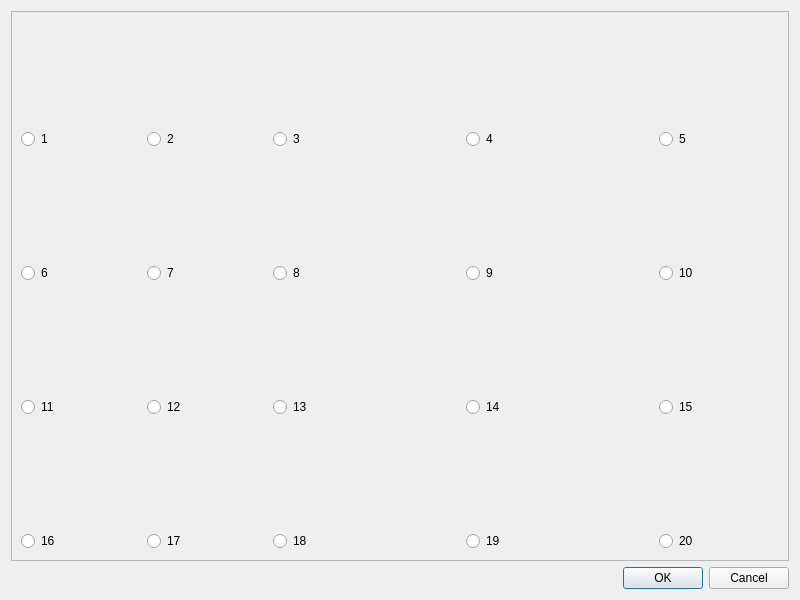
<?xml version="1.0" encoding="UTF-8"?>
<ui version="4.0">
 <class>image_search</class>
 <widget class="QDialog" name="image_search">
  <property name="geometry">
   <rect>
    <x>0</x>
    <y>0</y>
    <width>800</width>
    <height>600</height>
   </rect>
  </property>
  <property name="windowTitle">
   <string>Dialog</string>
  </property>
  <layout class="QVBoxLayout" name="verticalLayout">
   <item>
    <widget class="QScrollArea" name="scrollArea">
     <property name="widgetResizable">
      <bool>true</bool>
     </property>
     <widget class="QWidget" name="scrollAreaWidgetContents">
      <property name="enabled">
       <bool>true</bool>
      </property>
      <property name="geometry">
       <rect>
        <x>0</x>
        <y>0</y>
        <width>784</width>
        <height>544</height>
       </rect>
      </property>
      <layout class="QGridLayout" name="gridLayout_2">
       <item row="0" column="0">
        <layout class="QGridLayout" name="imageResults">
         <property name="sizeConstraint">
          <enum>QLayout::SetMinimumSize</enum>
         </property>
         <item row="4" column="6">
          <widget class="QRadioButton" name="btn10">
           <property name="text">
            <string>10</string>
           </property>
          </widget>
         </item>
         <item row="2" column="3">
          <widget class="QRadioButton" name="btn2">
           <property name="text">
            <string>2</string>
           </property>
          </widget>
         </item>
         <item row="6" column="5">
          <widget class="QRadioButton" name="btn14">
           <property name="text">
            <string>14</string>
           </property>
          </widget>
         </item>
         <item row="1" column="2">
          <widget class="QLabel" name="img1">
           <property name="maximumSize">
            <size>
             <width>120</width>
             <height>120</height>
            </size>
           </property>
           <property name="text">
            <string/>
           </property>
           <property name="scaledContents">
            <bool>true</bool>
           </property>
           <property name="openExternalLinks">
            <bool>true</bool>
           </property>
          </widget>
         </item>
         <item row="5" column="3">
          <widget class="QLabel" name="img12">
           <property name="maximumSize">
            <size>
             <width>120</width>
             <height>120</height>
            </size>
           </property>
           <property name="text">
            <string/>
           </property>
           <property name="scaledContents">
            <bool>true</bool>
           </property>
           <property name="openExternalLinks">
            <bool>true</bool>
           </property>
          </widget>
         </item>
         <item row="2" column="6">
          <widget class="QRadioButton" name="btn5">
           <property name="text">
            <string>5</string>
           </property>
          </widget>
         </item>
         <item row="2" column="2">
          <widget class="QRadioButton" name="btn1">
           <property name="text">
            <string>1</string>
           </property>
          </widget>
         </item>
         <item row="4" column="4">
          <widget class="QRadioButton" name="btn8">
           <property name="text">
            <string>8</string>
           </property>
          </widget>
         </item>
         <item row="8" column="5">
          <widget class="QRadioButton" name="btn19">
           <property name="text">
            <string>19</string>
           </property>
          </widget>
         </item>
         <item row="6" column="3">
          <widget class="QRadioButton" name="btn12">
           <property name="text">
            <string>12</string>
           </property>
          </widget>
         </item>
         <item row="8" column="2">
          <widget class="QRadioButton" name="btn16">
           <property name="text">
            <string>16</string>
           </property>
          </widget>
         </item>
         <item row="1" column="3">
          <widget class="QLabel" name="img2">
           <property name="maximumSize">
            <size>
             <width>16777215</width>
             <height>150</height>
            </size>
           </property>
           <property name="text">
            <string/>
           </property>
           <property name="scaledContents">
            <bool>true</bool>
           </property>
           <property name="openExternalLinks">
            <bool>true</bool>
           </property>
          </widget>
         </item>
         <item row="3" column="2">
          <widget class="QLabel" name="img6">
           <property name="maximumSize">
            <size>
             <width>16777215</width>
             <height>150</height>
            </size>
           </property>
           <property name="text">
            <string/>
           </property>
           <property name="scaledContents">
            <bool>true</bool>
           </property>
           <property name="openExternalLinks">
            <bool>true</bool>
           </property>
          </widget>
         </item>
         <item row="7" column="5">
          <widget class="QLabel" name="img19">
           <property name="maximumSize">
            <size>
             <width>16777215</width>
             <height>150</height>
            </size>
           </property>
           <property name="text">
            <string/>
           </property>
           <property name="scaledContents">
            <bool>true</bool>
           </property>
          </widget>
         </item>
         <item row="7" column="3">
          <widget class="QLabel" name="img17">
           <property name="maximumSize">
            <size>
             <width>16777215</width>
             <height>150</height>
            </size>
           </property>
           <property name="text">
            <string/>
           </property>
           <property name="scaledContents">
            <bool>true</bool>
           </property>
          </widget>
         </item>
         <item row="2" column="5">
          <widget class="QRadioButton" name="btn4">
           <property name="text">
            <string>4</string>
           </property>
          </widget>
         </item>
         <item row="3" column="6">
          <widget class="QLabel" name="img10">
           <property name="maximumSize">
            <size>
             <width>120</width>
             <height>120</height>
            </size>
           </property>
           <property name="text">
            <string/>
           </property>
           <property name="scaledContents">
            <bool>true</bool>
           </property>
           <property name="openExternalLinks">
            <bool>true</bool>
           </property>
          </widget>
         </item>
         <item row="3" column="3">
          <widget class="QLabel" name="img7">
           <property name="maximumSize">
            <size>
             <width>16777215</width>
             <height>150</height>
            </size>
           </property>
           <property name="text">
            <string/>
           </property>
           <property name="scaledContents">
            <bool>true</bool>
           </property>
           <property name="openExternalLinks">
            <bool>true</bool>
           </property>
          </widget>
         </item>
         <item row="8" column="3">
          <widget class="QRadioButton" name="btn17">
           <property name="text">
            <string>17</string>
           </property>
          </widget>
         </item>
         <item row="8" column="6">
          <widget class="QRadioButton" name="btn20">
           <property name="text">
            <string>20</string>
           </property>
          </widget>
         </item>
         <item row="5" column="2">
          <widget class="QLabel" name="img11">
           <property name="maximumSize">
            <size>
             <width>120</width>
             <height>120</height>
            </size>
           </property>
           <property name="text">
            <string/>
           </property>
           <property name="scaledContents">
            <bool>true</bool>
           </property>
           <property name="openExternalLinks">
            <bool>true</bool>
           </property>
          </widget>
         </item>
         <item row="4" column="5">
          <widget class="QRadioButton" name="btn9">
           <property name="text">
            <string>9</string>
           </property>
          </widget>
         </item>
         <item row="2" column="4">
          <widget class="QRadioButton" name="btn3">
           <property name="text">
            <string>3</string>
           </property>
          </widget>
         </item>
         <item row="7" column="4">
          <widget class="QLabel" name="img18">
           <property name="maximumSize">
            <size>
             <width>16777215</width>
             <height>150</height>
            </size>
           </property>
           <property name="text">
            <string/>
           </property>
           <property name="scaledContents">
            <bool>true</bool>
           </property>
          </widget>
         </item>
         <item row="6" column="2">
          <widget class="QRadioButton" name="btn11">
           <property name="text">
            <string>11</string>
           </property>
          </widget>
         </item>
         <item row="6" column="6">
          <widget class="QRadioButton" name="btn15">
           <property name="text">
            <string>15</string>
           </property>
          </widget>
         </item>
         <item row="3" column="5">
          <widget class="QLabel" name="img9">
           <property name="maximumSize">
            <size>
             <width>16777215</width>
             <height>150</height>
            </size>
           </property>
           <property name="text">
            <string/>
           </property>
           <property name="scaledContents">
            <bool>true</bool>
           </property>
           <property name="openExternalLinks">
            <bool>true</bool>
           </property>
          </widget>
         </item>
         <item row="6" column="4">
          <widget class="QRadioButton" name="btn13">
           <property name="text">
            <string>13</string>
           </property>
          </widget>
         </item>
         <item row="5" column="5">
          <widget class="QLabel" name="img14">
           <property name="maximumSize">
            <size>
             <width>16777215</width>
             <height>150</height>
            </size>
           </property>
           <property name="text">
            <string/>
           </property>
           <property name="scaledContents">
            <bool>true</bool>
           </property>
           <property name="openExternalLinks">
            <bool>true</bool>
           </property>
          </widget>
         </item>
         <item row="5" column="6">
          <widget class="QLabel" name="img15">
           <property name="maximumSize">
            <size>
             <width>16777215</width>
             <height>150</height>
            </size>
           </property>
           <property name="text">
            <string/>
           </property>
           <property name="scaledContents">
            <bool>true</bool>
           </property>
           <property name="openExternalLinks">
            <bool>true</bool>
           </property>
          </widget>
         </item>
         <item row="5" column="4">
          <widget class="QLabel" name="img13">
           <property name="maximumSize">
            <size>
             <width>16777215</width>
             <height>150</height>
            </size>
           </property>
           <property name="text">
            <string/>
           </property>
           <property name="scaledContents">
            <bool>true</bool>
           </property>
           <property name="openExternalLinks">
            <bool>true</bool>
           </property>
          </widget>
         </item>
         <item row="7" column="6">
          <widget class="QLabel" name="img20">
           <property name="maximumSize">
            <size>
             <width>16777215</width>
             <height>150</height>
            </size>
           </property>
           <property name="text">
            <string/>
           </property>
           <property name="scaledContents">
            <bool>true</bool>
           </property>
          </widget>
         </item>
         <item row="4" column="3">
          <widget class="QRadioButton" name="btn7">
           <property name="text">
            <string>7</string>
           </property>
          </widget>
         </item>
         <item row="4" column="2">
          <widget class="QRadioButton" name="btn6">
           <property name="text">
            <string>6</string>
           </property>
          </widget>
         </item>
         <item row="8" column="4">
          <widget class="QRadioButton" name="btn18">
           <property name="text">
            <string>18</string>
           </property>
          </widget>
         </item>
         <item row="7" column="2">
          <widget class="QLabel" name="img16">
           <property name="maximumSize">
            <size>
             <width>16777215</width>
             <height>150</height>
            </size>
           </property>
           <property name="text">
            <string/>
           </property>
           <property name="scaledContents">
            <bool>true</bool>
           </property>
          </widget>
         </item>
         <item row="1" column="6">
          <widget class="QLabel" name="img5">
           <property name="maximumSize">
            <size>
             <width>16777215</width>
             <height>150</height>
            </size>
           </property>
           <property name="text">
            <string/>
           </property>
           <property name="scaledContents">
            <bool>true</bool>
           </property>
           <property name="openExternalLinks">
            <bool>true</bool>
           </property>
          </widget>
         </item>
         <item row="1" column="4">
          <widget class="QLabel" name="img3">
           <property name="maximumSize">
            <size>
             <width>16777215</width>
             <height>150</height>
            </size>
           </property>
           <property name="text">
            <string/>
           </property>
           <property name="scaledContents">
            <bool>true</bool>
           </property>
           <property name="openExternalLinks">
            <bool>true</bool>
           </property>
          </widget>
         </item>
         <item row="1" column="5">
          <widget class="QLabel" name="img4">
           <property name="maximumSize">
            <size>
             <width>16777215</width>
             <height>150</height>
            </size>
           </property>
           <property name="text">
            <string/>
           </property>
           <property name="scaledContents">
            <bool>true</bool>
           </property>
           <property name="openExternalLinks">
            <bool>true</bool>
           </property>
          </widget>
         </item>
         <item row="3" column="4">
          <widget class="QLabel" name="img8">
           <property name="maximumSize">
            <size>
             <width>16777215</width>
             <height>150</height>
            </size>
           </property>
           <property name="text">
            <string/>
           </property>
           <property name="scaledContents">
            <bool>true</bool>
           </property>
           <property name="openExternalLinks">
            <bool>true</bool>
           </property>
          </widget>
         </item>
        </layout>
       </item>
      </layout>
     </widget>
    </widget>
   </item>
   <item>
    <widget class="QDialogButtonBox" name="buttonBox">
     <property name="orientation">
      <enum>Qt::Horizontal</enum>
     </property>
     <property name="standardButtons">
      <set>QDialogButtonBox::Cancel|QDialogButtonBox::Ok</set>
     </property>
    </widget>
   </item>
  </layout>
 </widget>
 <resources/>
 <connections>
  <connection>
   <sender>buttonBox</sender>
   <signal>accepted()</signal>
   <receiver>image_search</receiver>
   <slot>accept()</slot>
   <hints>
    <hint type="sourcelabel">
     <x>248</x>
     <y>254</y>
    </hint>
    <hint type="destinationlabel">
     <x>157</x>
     <y>274</y>
    </hint>
   </hints>
  </connection>
  <connection>
   <sender>buttonBox</sender>
   <signal>rejected()</signal>
   <receiver>image_search</receiver>
   <slot>reject()</slot>
   <hints>
    <hint type="sourcelabel">
     <x>316</x>
     <y>260</y>
    </hint>
    <hint type="destinationlabel">
     <x>286</x>
     <y>274</y>
    </hint>
   </hints>
  </connection>
 </connections>
</ui>
